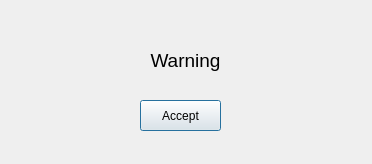
<?xml version="1.0" encoding="UTF-8"?>
<ui version="4.0">
 <class>FrmAdvertencia</class>
 <widget class="QDialog" name="FrmAdvertencia">
  <property name="geometry">
   <rect>
    <x>0</x>
    <y>0</y>
    <width>372</width>
    <height>164</height>
   </rect>
  </property>
  <property name="windowTitle">
   <string>Advertencia</string>
  </property>
  <widget class="QPushButton" name="btnAceptar">
   <property name="geometry">
    <rect>
     <x>140</x>
     <y>100</y>
     <width>81</width>
     <height>31</height>
    </rect>
   </property>
   <property name="font">
    <font>
     <pointsize>9</pointsize>
    </font>
   </property>
   <property name="text">
    <string>Accept</string>
   </property>
  </widget>
  <widget class="QLabel" name="lblAdvertencia">
   <property name="geometry">
    <rect>
     <x>40</x>
     <y>50</y>
     <width>291</width>
     <height>21</height>
    </rect>
   </property>
   <property name="font">
    <font>
     <pointsize>14</pointsize>
     <weight>50</weight>
     <bold>false</bold>
    </font>
   </property>
   <property name="text">
    <string>Warning</string>
   </property>
   <property name="alignment">
    <set>Qt::AlignCenter</set>
   </property>
  </widget>
 </widget>
 <resources/>
 <connections/>
</ui>
